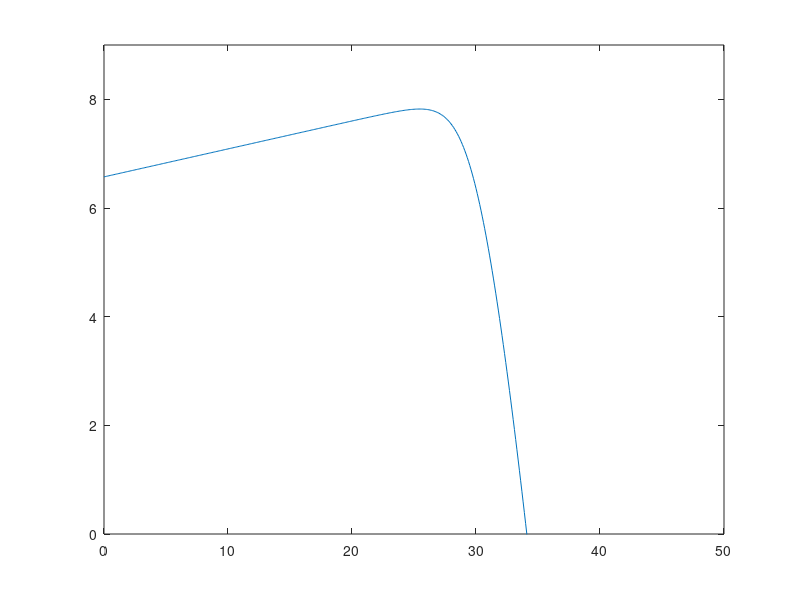
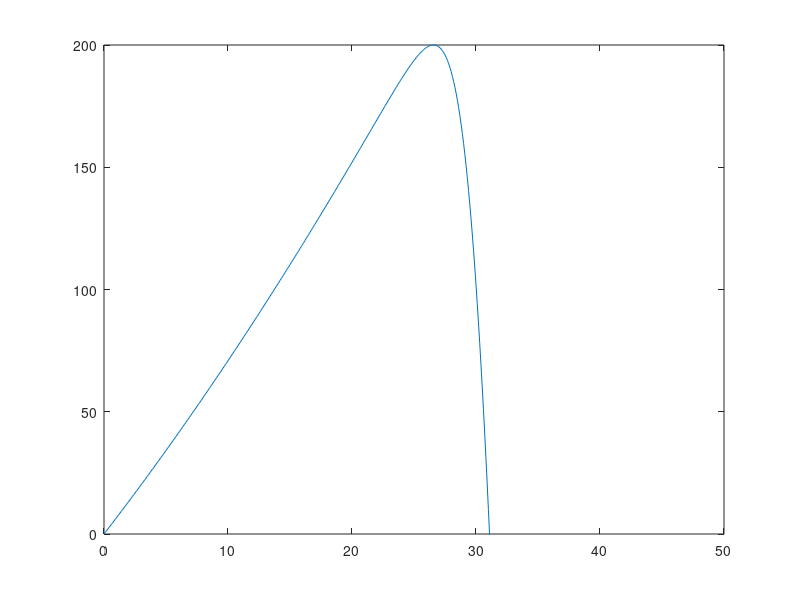

MATLAB code to generate these figures, in order:
%% Information from the KC200GT solar array datasheet
Iscn = 8.21; % Nominal short circuit voltage [A]
Vocn = 32.9; % Nominal array open circuit voltage [V]
Imp = 7.61; % Array current @ maximum power point [A]
Vmp = 26.3; % Array voltage @ maximum power point [V]
Pmax_e = Vmp*Imp; % Array maximum output peak power [W]
Kv = -0.123; % Voltage/temperature coefficient [V/K]
Ki = 3.18e-3; % Current/temperature coefficient [A/K]
Ns = 36; % Number of series cells

%% Constants
k = 1.3806503e-23; % Boltzmann [J/K]
q = 1.60217646e-19; % Electron Charge [Colomb]
a = 1.3; % Diode constant

%% Nominal values
Gn = 1000; % Nominal irradiance [W/m^2]
Tn = 25 + 273.15; % Nominal operating temperature [K]

%% Adjusting algorithm to nominal condition
G = 800;
T = 25 + 273.15;

Vtn = k * Tn / q; % Thermal junction voltage (nominal)
Vt = k * T / q; % Thermal junction voltage (current temperature)

Ion = Iscn/(exp(Vocn/a/Ns/Vtn)-1); % Nominal diode saturation current
Io = Ion;

% Reference values of Rs and Rp
Rs_max = (Vocn - Vmp)/Imp;
Rp_min = Vmp / (Iscn - Imp) - Rs_max;

%Initial values of Rp and Rs
Rp = Rp_min;
Rs = 0;

tol = 0.001; % Power mismatch Tolerance

P = (0);

error = Inf;

%% Iterative process for Rs and Rp until Pmax,model = Pmax,experimental

while error > tol
    % Temperature and irradiance effect on the current
    dT = T - Tn;
    Ipvn = (Rs + Rp)*Iscn/Rp; % nominal light-generated current
    Ipv = (Ipvn + Ki*dT)*G/Gn; % actual light-generated current
    Isc = (Iscn + Ki*dT)*G/Gn; % actual short-circuit current

    % Increments of Rs
    Rs = Rs + 0.01;

    % Parallel resistance
    Rp = Vmp*(Vmp + Imp*Rs)/(Vmp*Ipv - Vmp*Io*exp((Vmp + Imp*Rs)/Vt/Ns/a) + Vmp*Io - Pmax_e);

    % Solving the I-V equation for several (V,I) pairs
    clear V
    clear I

    V = 0:0.1:50; % Voltage vector
    I = zeros(1,size(V,2)); % current vector

    for j = 1:size(V,2) % compute for all voltage values
        % Solves g = I - f(I,V) = 0 with Newton Raphson method

        g(j) = Ipv - Io*(exp((V(j)+Rs*I(j))/Vt/Ns/a - 1)) -  (V(j) + Rs*I(j))/Rp - I(j);

        while abs(g(j)) > 0.001
            g(j) = Ipv - Io*(exp((V(j)+Rs*I(j))/Vt/Ns/a - 1)) -  (V(j) + Rs*I(j))/Rp - I(j);
            glin(j) = - Io*Rs/Vt/Ns/a*(exp((V(j)+Rs*I(j))/Vt/Ns/a)) -  Rs/Rp - 1;
            I_(j) = I(j) - g(j)/glin(j);
            I(j) = I_(j);
        end

    end

    % Calculates power using I-V equation
    P = (Ipv - Io*(exp((V + I.*Rs)/Vt/Ns/a)-1) - (V + I.*Rs)/Rp).*V;

    Pmax_m = max(P);

    error = (Pmax_m - Pmax_e);
end

%% Outpputs
fprintf('Model info:\n');
fprintf(' Rp_min = %f',Rp_min);
fprintf('\n Rp = %f',Rp);
fprintf('\n Rs_max = %f',Rs_max);
fprintf('\n Rs = %f',Rs);
fprintf('\n a = %f',a);
fprintf('\n T = %f',T - 273.15);
fprintf('\n G = %f',G);
fprintf('\n Pmax,m = %f (model)',Pmax_m);
fprintf('\n Pmax,e = %f (experimental)',Pmax_e);
fprintf('\n tol = %f',tol);
fprintf('\n error = %f',error);
fprintf('\n Ipv = %f',Ipv);
fprintf('\n Isc = %f',Isc);
fprintf('\n Ion = %f',Ion);

%% Plots of V-I curve and V-P curve
figure(1)
plot(V,I)
ylim([0 9])
figure(2)
plot(V,P)
ylim([0 200])
[Pmax,Indmax] = max(P)
V(Indmax)